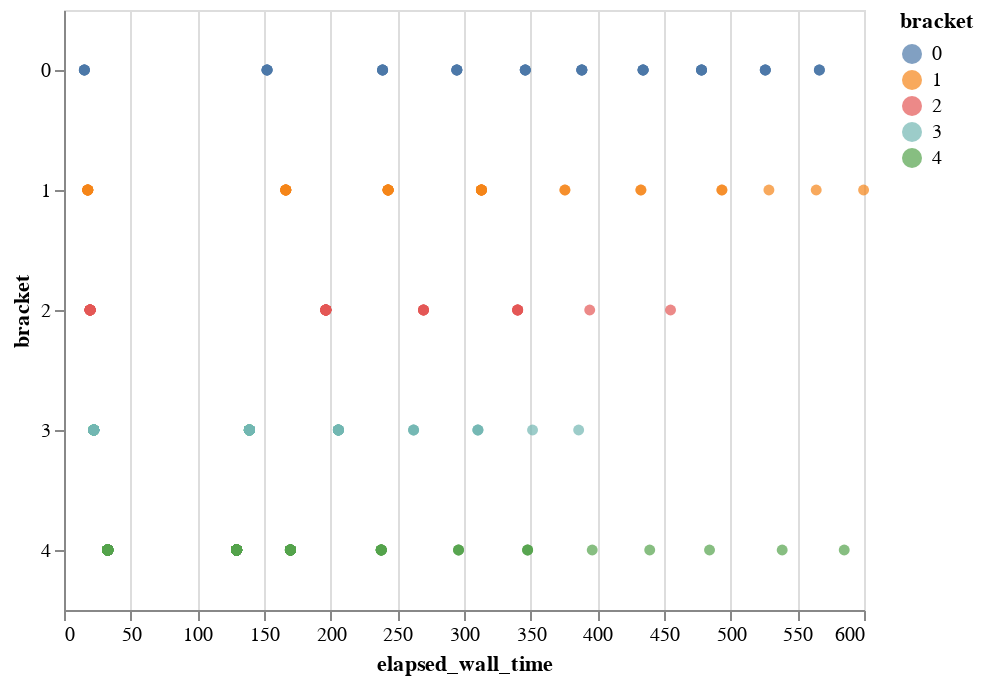

The code cell stored with this chart in its notebook:
### Code cell
alt.Chart(df).mark_circle().encode(
    x=alt.X("elapsed_wall_time"),
    y="bracket:N",
    color="bracket:N",
)

### Figure 1 — Vega-Lite specification as saved in the notebook (floating-point values rounded to 4 significant figures; data arrays with more than 128 entries replaced by an {"elided": "..."} marker saying what was removed)
{"$schema": "https://vega.github.io/schema/vega-lite/v2.6.0.json", "config": {"view": {"height": 300, "width": 400}}, "data": {"name": "data-4d9638e23946c18dcb56559c7b7f9b4f"}, "datasets": {"data-4d9638e23946c18dcb56559c7b7f9b4f": {"elided": "426 records"}}, "encoding": {"color": {"field": "bracket", "type": "nominal"}, "x": {"field": "elapsed_wall_time", "type": "quantitative"}, "y": {"field": "bracket", "type": "nominal"}}, "mark": "circle"}
